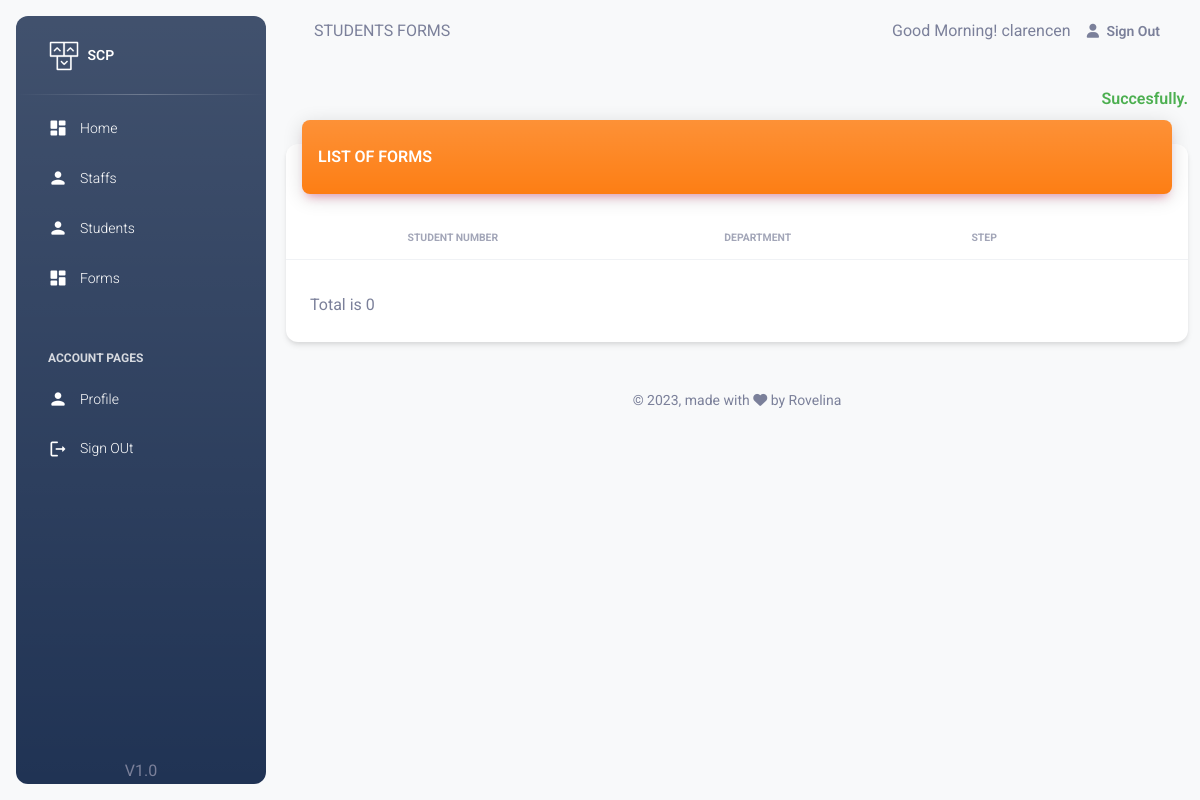
The page /pages/staff/forms.php?successsMsg=Succesfully. (signed in) on the database as committed earlier.
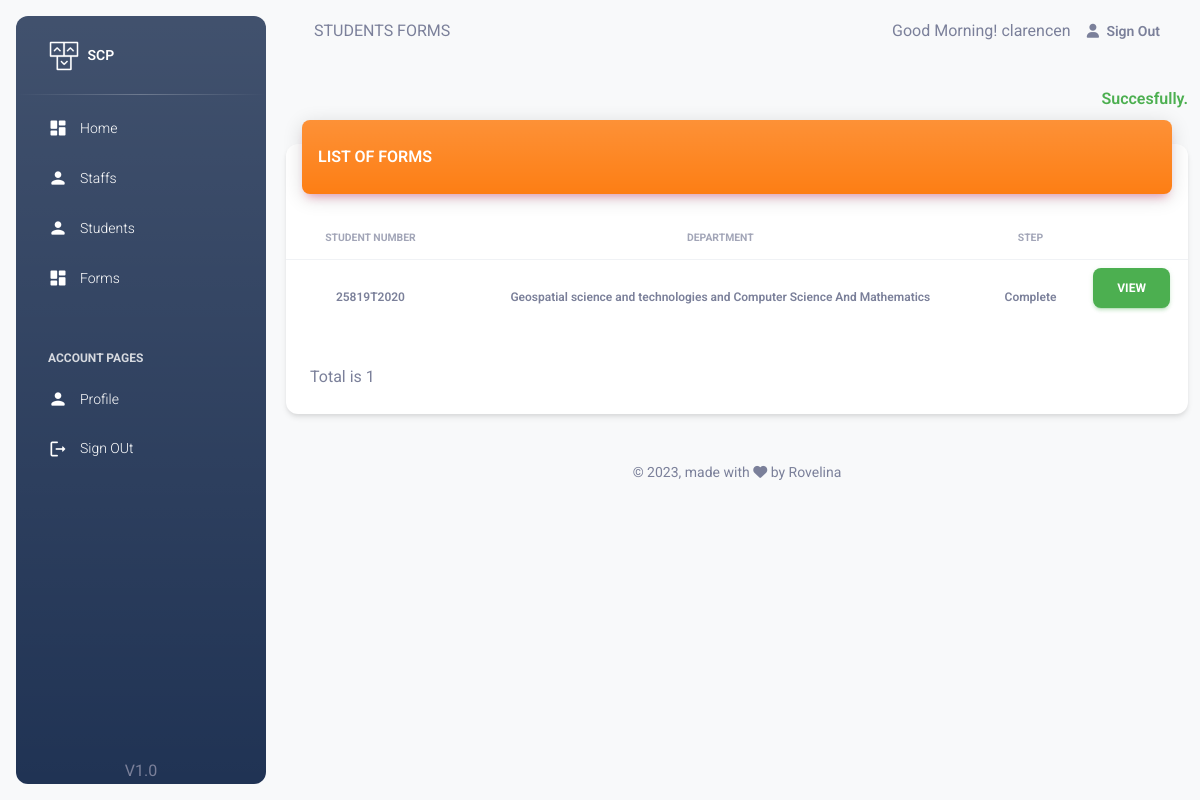
The same page on the database as committed later.
### tables this page shows
CREATE TABLE `form` (
  `form_id` bigint(20) NOT NULL,
  `student` varchar(50) NOT NULL,
  `form_step` int(11) NOT NULL
);

CREATE TABLE `department` (
  `department_name` varchar(250) NOT NULL,
  `department_number` int(11) NOT NULL
);

CREATE TABLE `form_step` (
  `step_id` int(11) NOT NULL,
  `step_name` varchar(50) NOT NULL
);

### classes/Form.php (called while the page is built, shortened)
<?php
 class Form {
    public function staff_forms($staff_id)
    {
        try{
            $db = getDB();
            $stmt = $db->prepare("SELECT * FROM staff WHERE staff_number=:staff_id");
            $stmt->bindParam("staff_id", $staff_id,PDO::PARAM_STR);
            $stmt->execute();
            $staff = $stmt->fetch(PDO::FETCH_OBJ);
            $staff_role= $staff->staff_role;
            $department= $staff->department;
            if($staff_role == 100 ){
                $staff_role= 8;
                $stmt = $db->prepare("SELECT * FROM form frm
                    inner join form_step fst on frm.form_step = fst.step_id
                    inner  join student std on std.student_number = frm.student
                    inner join department dpt  on dpt.department_number = std.department
                    where frm.form_step = :staff_role
                ");
                 $stmt->bindParam("staff_role", $staff_role,PDO::PARAM_INT);
                $stmt->execute();
                $data = $stmt->fetchAll();
            }else if($staff_role == 7 ){
                $stmt = $db->prepare("SELECT * FROM form frm
                    inner join form_step fst on frm.form_step = fst.step_id
                    inner  join student std on std.student_number = frm.student
                    inner join department dpt  on dpt.department_number = std.department
                    where frm.form_step = :staff_role and dpt.department_number = :department
                ");
                $stmt->bindParam("staff_role", $staff_role,PDO::PARAM_INT);
                $stmt->bindParam("department", $department,PDO::PARAM_INT);
                $stmt->execute();
                $data = $stmt->fetchAll();
            };
            return $data;
        }
        catch(PDOException $e) {
            echo '{"error":{"staff_forms":'. $e->getMessage() .'}}';
        }
    }
 }
?>

### pages/staff/forms.php (the view, shortened to what the changed rows need)
<?php
    include('../session.php');
    $forms=$form_class->staff_forms($login_session_id);
?>
<!DOCTYPE html>
<html lang="en">
  <head>
    <?php include 'head.php';?>
  </head>
  <body class="g-sidenav-show  bg-gray-100">
    <main class="main-content border-radius-lg ">
      <div class="container-fluid py-4">
        <div class="row">
          <div class="col-12">
            <div class="card my-4">
              <div class="card-header p-0 position-relative mt-n4 mx-3 z-index-2">
                <div style="background-color:#fd7e14" class="bg-gradient shadow-primary border-radius-lg pt-4 pb-3">
                </div>
              </div>
              <div class="card-body px-0 pb-2">
                <div class="table-responsive p-0">
                <table class="table align-items-center mb-0">
                  <thead>
                    <tr>
                      <th class="text-center text-uppercase text-secondary text-xxs font-weight-bolder opacity-7">Student Number</th>
                      <th class="text-center text-uppercase text-secondary text-xxs font-weight-bolder opacity-7">Department</th>
                      <th class="text-center text-uppercase text-secondary text-xxs font-weight-bolder opacity-7">Step</th>
                      <th class="text-center text-uppercase text-secondary text-xxs font-weight-bolder opacity-7"></th>
                    </tr>
                  </thead>
                  <tbody>
                      <?php
                        if($forms == null){
                            $forms = [];
                        }
                        foreach ($forms as $form) {
                          echo "
                          <tr>
                            <td class='align-middle text-center text-sm'>
                              <span class='text-secondary text-xs font-weight-bold'>{$form['student']}</span>
                            </td>
                            <td class='align-middle text-center text-sm'>
                              <span class='text-secondary text-xs font-weight-bold'>{$form['department_name']}</span>
                            </td>
                            <td class='align-middle text-center text-sm'>
                              <span class='text-secondary text-xs font-weight-bold'>{$form['step_name']}</span>
                            </td>
                            <td class='align-middle text-center'>
                              <a href='./form_view.php?id={$form['form_id']}' class='btn btn-success'>VIEW</a>
                            </td>
                          </tr>
                        ";
                        }
                      ?>
                  </tbody>
                </table>
                </div>
              </div>
              <div class="card-footer">
                Total is <?php
                     echo count($forms);
                ?>
              </div>
            </div>
          </div>
        </div>
      </div>
    </main>
  </body>
</html>

Rows that differ between the two databases and show on the page:
added form: student "25819T2020", department.department_name "Geospatial science and technologies and Computer Science And Mathematics", form_step.step_name "Complete"
Other text that changed with them:
count($forms): "0" → "1"
